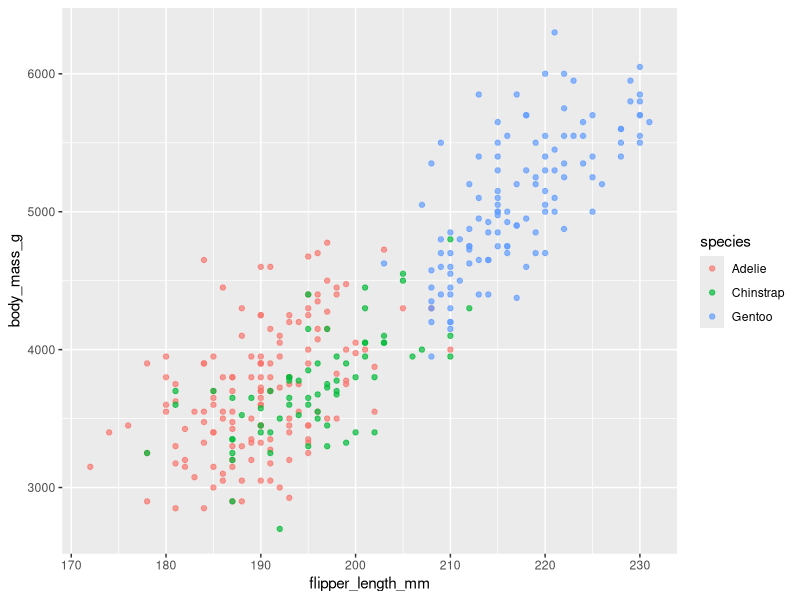

This figure's R source:
## ---- chunk 1
#| include: false
library(palmerpenguins)
library(tidyverse)
library(broom)

penguins_clean <- na.omit(penguins)
fit <- lm(body_mass_g ~ flipper_length_mm + species,
          data = penguins_clean)
## ---- chunk 2
#| label: fig-scatter
#| fig-cap: "Body mass vs. flipper length, by species"
ggplot(penguins_clean,
       aes(flipper_length_mm, body_mass_g, colour = species)) +
  geom_point(alpha = 0.7)
## ---- chunk 3
#| label: tbl-coef
#| tbl-cap: "Fitted regression coefficients"
broom::tidy(fit, conf.int = TRUE)
